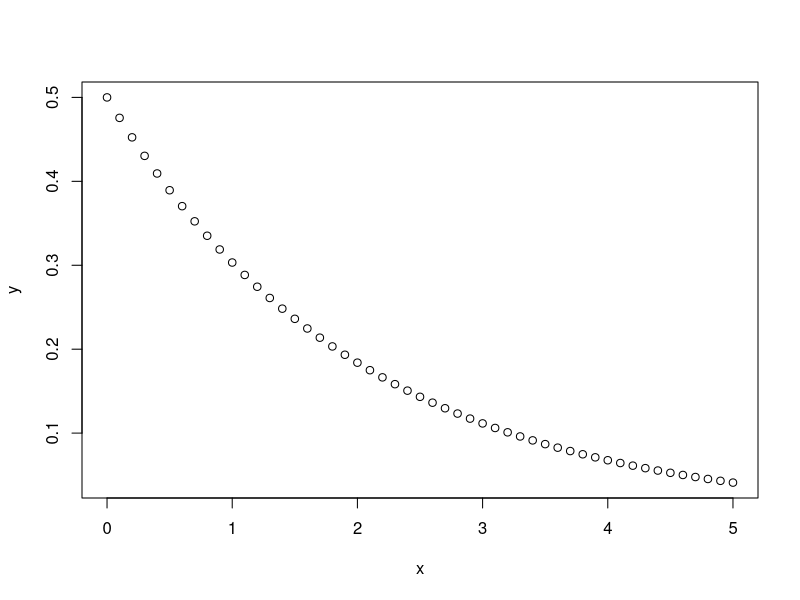
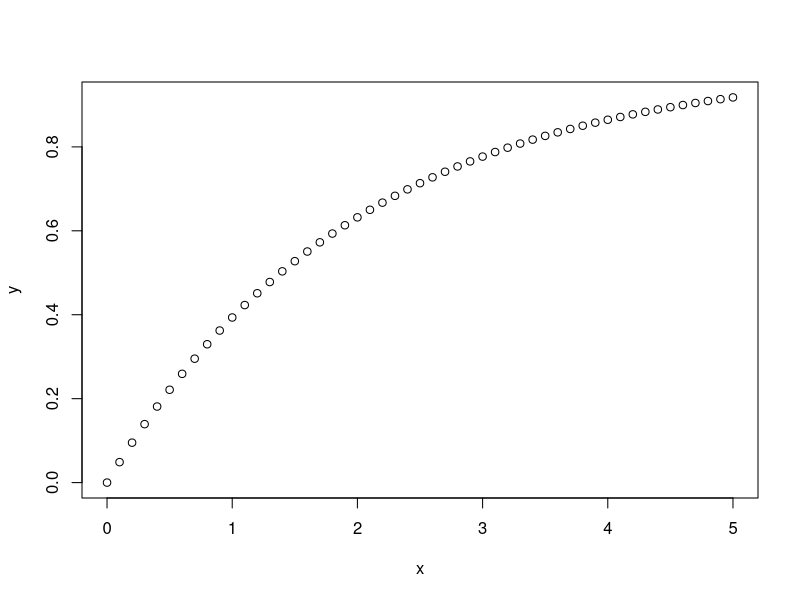
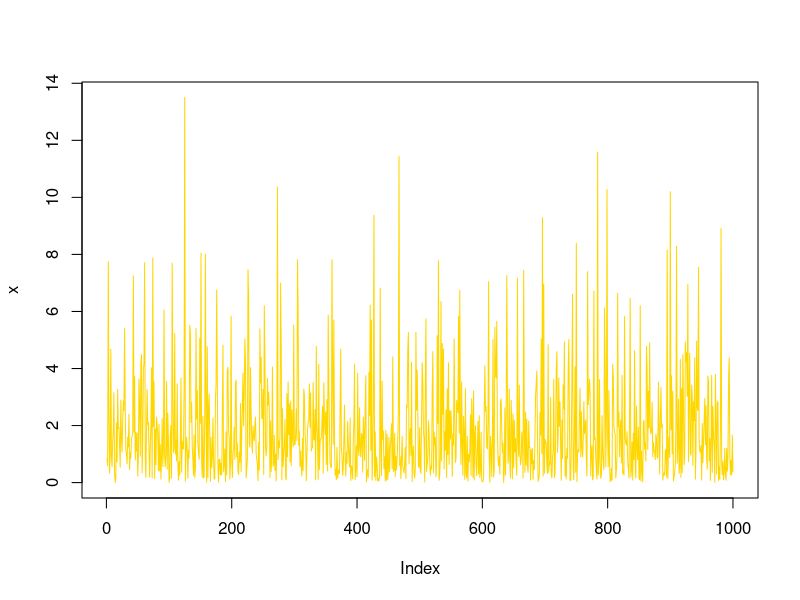

Here is the R script that generated these plots, in order:
#########1#########
#a
1-punif(45,0,60)

#b
punif(30,0,60) - punif(20,0,60)


#########2#########

#a
dexp(3,1/2)

#b
x = seq(0,5,0.1)
y = dexp(x,1/2)
plot(x,y,label = 'exp')

#c
pexp(3,1/2)

#d
x = seq(0,5,0.1)
y = pexp(x,1/2)
plot(x,y,label = 'exp')

#e
x = rexp(1000,1/2)
plot(x,t='l',col = 'gold')


#########3#########

#a
1-pgamma(1,2,1/3)

#b
qgamma(0.70,2,1/3)